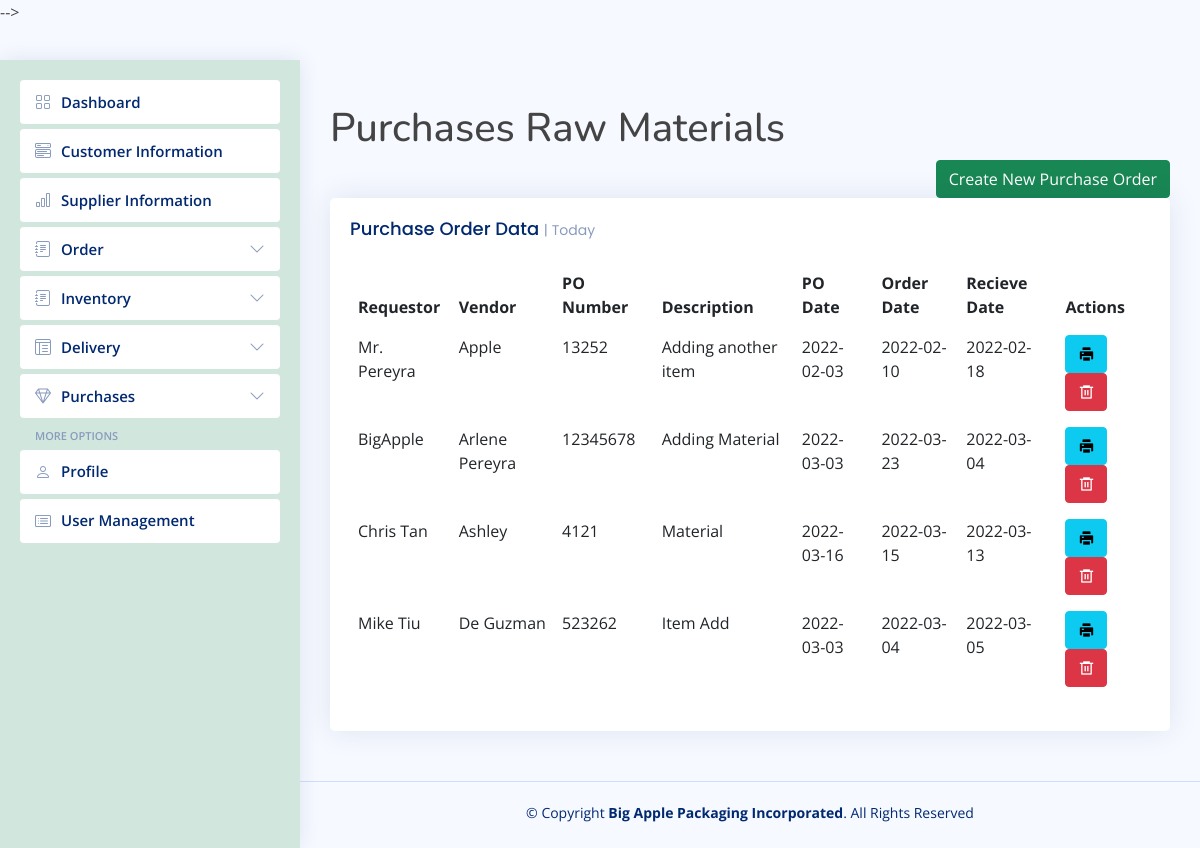
The page /purchases-rawmaterials.php on the database its author committed.
### tables this page shows
CREATE TABLE `purchaserawmaterials` (
  `id` int(100) NOT NULL,
  `Requestor` varchar(100) NOT NULL,
  `Vendor` varchar(100) NOT NULL,
  `PO#` varchar(100) NOT NULL,
  `Description` varchar(100) NOT NULL,
  `PO_Date` varchar(100) NOT NULL,
  `Order_Date` varchar(100) NOT NULL,
  `Recieve_Date` varchar(100) NOT NULL
);

### purchases-rawmaterials.php (the view, shortened to what this page needs)
<?php require_once 'header-sidebar.php' ?>
<main id="main" class="main">
  <h1>Purchases Raw Materials</h1>
  <div class="d-grid gap-2 d-md-flex justify-content-md-end">
    <button type="button" class="btn btn-success" data-bs-toggle="modal" data-bs-target="#largeModal">
      Create New Purchase Order
    </button>
  </div>
  <div class="col-12">
    <div class="card recent-sales">
      <div class="card-body">
        <h5 class="card-title">Purchase Order Data <span>| Today</span></h5>
        <table class="table table-borderless datatable">
          <thead>
            <tr>
              <th scope="col">Requestor</th>
              <th scope="col">Vendor</th>
              <th scope="col">PO Number</th>
              <th scope="col">Description</th>
              <th scope="col">PO Date</th>
              <th scope="col">Order Date</th>
              <th scope="col">Recieve Date</th>
              <th scope="col">Actions</th>
            </tr>
          </thead>
          <tbody>
            <?php
            require_once 'conndb.php';
            $query = mysqli_query($data, "SELECT * FROM purchaserawmaterials");
            while ($row = mysqli_fetch_array($query)) {
            ?>
              <tr>
                <td><?php echo $row['Requestor']; ?></td>
                <td><?php echo $row['Vendor']; ?></td>
                <td><?php echo $row['PO#']; ?></td>
                <td><?php echo $row['Description']; ?></td>
                <td><?php echo $row['PO_Date']; ?></td>
                <td><?php echo $row['Order_Date']; ?></td>
                <td><?php echo $row['Recieve_Date']; ?></td>
                <td>
                  <ul class="list-inline m-0">
                    <li class="list-inline-item">
                      <div class="col-12">
                        <a href='purchases-rawmaterials-print.php?print=<?php echo $row['id']; ?>'><button class="btn btn-info ri-printer-fill" type="button" data-bs-toggle="modal" data-bs-target="#verticalycentered"></button></a>
                      </div>
                    <li class="list-inline-item">
                      <a href='delete-purchaseorder.php?delete=<?php echo $row['id']; ?>'><button class="btn btn-danger ri-delete-bin-6-line" name="btnDelete" type="button" data-toggle="tooltip" data-placement="top" title="Delete"></button></a>
                    </li>
                  </ul>
                </td>
              <?php }
            mysqli_close($data) ?>
      </div>
    </div>
  </div>
</main>
<footer id="footer" class="footer">
  <div class="copyright">
    &copy; Copyright <strong><span>Big Apple Packaging Incorporated</span></strong>. All Rights Reserved
  </div>
  <div class="credits">
  </div>
</footer>
</body>
</html>

### assets/css/style.css (style rules this page uses)
:root { scroll-behavior: smooth; }
body { font-family: "Open Sans", sans-serif; background: #f6f9ff; color: #444444; }
a { color: #4154f1; text-decoration: none; }
h1, h2, h3, h4, h5, h6 { font-family: "Nunito", sans-serif; }
#main { margin-top: 60px; padding: 20px 30px; transition: all 0.3s; }
.card { margin-bottom: 30px; border: none; border-radius: 5px; box-shadow: 0px 0 30px rgba(1, 41, 112, 0.1); overflow: hidden; }
.card-title { padding: 20px 0 15px 0; font-size: 18px; font-weight: 500; color: #012970; font-family: "Poppins", sans-serif; }
.card-title span { color: #899bbd; font-size: 14px; font-weight: 400; }
.card-body { padding: 0 20px 20px 20px; }
@media (min-width: 1200px) { #main, #footer { margin-left: 300px; } }
.footer { padding: 20px 0; font-size: 14px; transition: all 0.3s; border-top: 1px solid #cddfff; }
.footer .copyright { text-align: center; color: #012970; }
.footer .credits { padding-top: 5px; text-align: center; font-size: 13px; color: #012970; }

### rows shown on the page
purchaserawmaterials: Requestor "Mr. Pereyra", Vendor "Apple", value "13252", Description "Adding another item", PO_Date "2022-02-03", Order_Date "2022-02-10", Recieve_Date "2022-02-18"
purchaserawmaterials: Requestor "BigApple", Vendor "Arlene Pereyra", value "12345678", Description "Adding Material", PO_Date "2022-03-03", Order_Date "2022-03-23", Recieve_Date "2022-03-04"
purchaserawmaterials: Requestor "Chris Tan", Vendor "Ashley", value "4121", Description "Material", PO_Date "2022-03-16", Order_Date "2022-03-15", Recieve_Date "2022-03-13"
purchaserawmaterials: Requestor "Mike Tiu", Vendor "De Guzman", value "523262", Description "Item Add", PO_Date "2022-03-03", Order_Date "2022-03-04", Recieve_Date "2022-03-05"
